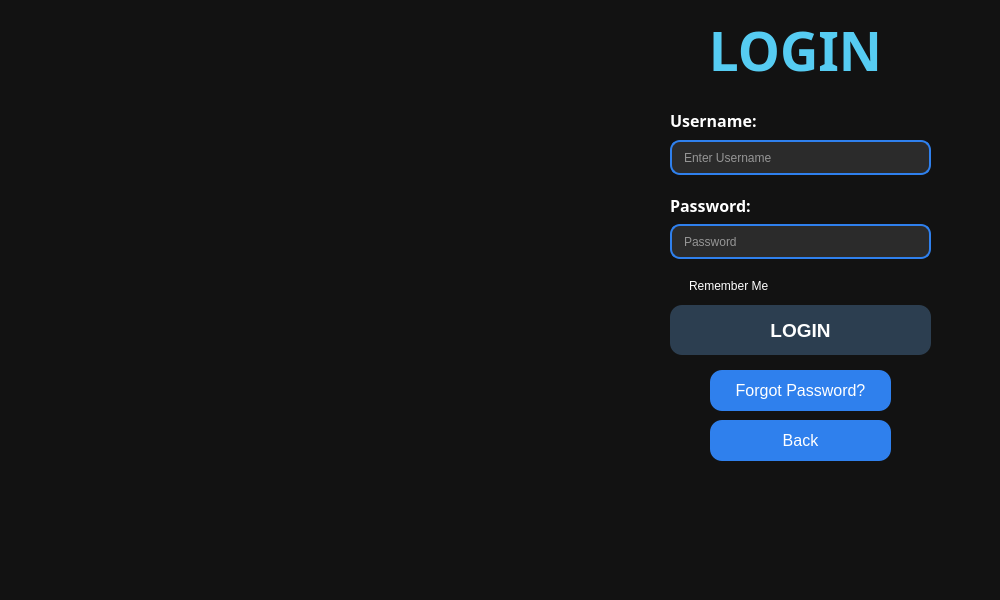
<?xml version="1.0" encoding="UTF-8"?>
<ui version="4.0">
 <class>LoginWindow</class>
 <widget class="QWidget" name="LoginWindow">
  <property name="geometry">
   <rect>
    <x>0</x>
    <y>0</y>
    <width>1000</width>
    <height>600</height>
   </rect>
  </property>
  <property name="minimumSize">
   <size>
    <width>0</width>
    <height>0</height>
   </size>
  </property>
  <property name="maximumSize">
   <size>
    <width>1000</width>
    <height>600</height>
   </size>
  </property>
  <property name="windowTitle">
   <string>Form</string>
  </property>
  <property name="styleSheet">
   <string notr="true">background-color:#121212;</string>
  </property>
  <widget class="QLabel" name="loginTitleLabel">
   <property name="geometry">
    <rect>
     <x>210</x>
     <y>-20</y>
     <width>1171</width>
     <height>141</height>
    </rect>
   </property>
   <property name="font">
    <font>
     <family>Sitka Text</family>
     <pointsize>40</pointsize>
     <bold>true</bold>
    </font>
   </property>
   <property name="styleSheet">
    <string notr="true">color:#56CCF2;
background:transparent;</string>
   </property>
   <property name="text">
    <string>LOGIN</string>
   </property>
   <property name="alignment">
    <set>Qt::AlignmentFlag::AlignCenter</set>
   </property>
  </widget>
  <widget class="QPushButton" name="loginButton">
   <property name="geometry">
    <rect>
     <x>670</x>
     <y>305</y>
     <width>261</width>
     <height>50</height>
    </rect>
   </property>
   <property name="maximumSize">
    <size>
     <width>600</width>
     <height>60</height>
    </size>
   </property>
   <property name="font">
    <font>
     <family>Segoe UI</family>
     <pointsize>14</pointsize>
     <italic>false</italic>
     <bold>true</bold>
    </font>
   </property>
   <property name="styleSheet">
    <string notr="true">QPushButton{

background:#2C3E50;

color:white;

border:none;

border-radius:12px;

min-height:50px;

font-size:14pt;

font-weight:bold;

}

QPushButton:hover{

background:#3A86FF;

}

QPushButton:pressed{

background:#2563EB;

}</string>
   </property>
   <property name="text">
    <string>LOGIN</string>
   </property>
   <property name="iconSize">
    <size>
     <width>10</width>
     <height>20</height>
    </size>
   </property>
  </widget>
  <widget class="QPushButton" name="backButton">
   <property name="geometry">
    <rect>
     <x>710</x>
     <y>420</y>
     <width>181</width>
     <height>41</height>
    </rect>
   </property>
   <property name="font">
    <font>
     <family>Segoe UI</family>
     <pointsize>12</pointsize>
     <italic>false</italic>
     <bold>false</bold>
    </font>
   </property>
   <property name="styleSheet">
    <string notr="true">QPushButton{

background:#2F80ED;

color:white;

border-radius:12px;

font:12pt &quot;Segoe UI&quot;;

}

QPushButton:hover{

background:#56CCF2;

}</string>
   </property>
   <property name="text">
    <string>Back</string>
   </property>
  </widget>
  <widget class="QPushButton" name="forgotPasswordButton">
   <property name="geometry">
    <rect>
     <x>710</x>
     <y>370</y>
     <width>181</width>
     <height>41</height>
    </rect>
   </property>
   <property name="font">
    <font>
     <family>Segoe UI</family>
     <pointsize>12</pointsize>
     <italic>false</italic>
     <bold>false</bold>
    </font>
   </property>
   <property name="styleSheet">
    <string notr="true">QPushButton{

background:#2F80ED;

color:white;

border-radius:12px;

font:12pt &quot;Segoe UI&quot;;

}

QPushButton:hover{

background:#56CCF2;

}</string>
   </property>
   <property name="text">
    <string>Forgot Password?</string>
   </property>
  </widget>
  <widget class="QLineEdit" name="passwordEdit">
   <property name="geometry">
    <rect>
     <x>670</x>
     <y>224</y>
     <width>261</width>
     <height>35</height>
    </rect>
   </property>
   <property name="maximumSize">
    <size>
     <width>16777215</width>
     <height>200</height>
    </size>
   </property>
   <property name="styleSheet">
    <string notr="true">QLineEdit{

background:#2B2B2B;

border:2px solid #2F80ED;

border-radius:10px;

padding-left:10px;

color:white;

font:12pt &quot;Segoe UI&quot;;

}</string>
   </property>
   <property name="text">
    <string/>
   </property>
   <property name="echoMode">
    <enum>QLineEdit::EchoMode::Password</enum>
   </property>
   <property name="placeholderText">
    <string>Password</string>
   </property>
  </widget>
  <widget class="QCheckBox" name="rememberCheckBox">
   <property name="geometry">
    <rect>
     <x>670</x>
     <y>260</y>
     <width>125</width>
     <height>51</height>
    </rect>
   </property>
   <property name="maximumSize">
    <size>
     <width>16777215</width>
     <height>200</height>
    </size>
   </property>
   <property name="styleSheet">
    <string notr="true">color:white;
background:transparent;</string>
   </property>
   <property name="text">
    <string>Remember Me</string>
   </property>
  </widget>
  <widget class="QLabel" name="usernameLabel">
   <property name="geometry">
    <rect>
     <x>670</x>
     <y>105</y>
     <width>121</width>
     <height>31</height>
    </rect>
   </property>
   <property name="font">
    <font>
     <family>Sitka Text</family>
     <pointsize>12</pointsize>
     <bold>true</bold>
    </font>
   </property>
   <property name="styleSheet">
    <string notr="true">color:white;
background:transparent;</string>
   </property>
   <property name="text">
    <string>Username:</string>
   </property>
  </widget>
  <widget class="QLabel" name="passwordLabel">
   <property name="geometry">
    <rect>
     <x>670</x>
     <y>190</y>
     <width>121</width>
     <height>31</height>
    </rect>
   </property>
   <property name="font">
    <font>
     <family>Sitka Text</family>
     <pointsize>12</pointsize>
     <bold>true</bold>
    </font>
   </property>
   <property name="styleSheet">
    <string notr="true">color:white;
background:transparent;</string>
   </property>
   <property name="text">
    <string>Password:</string>
   </property>
  </widget>
  <widget class="QLineEdit" name="usernameEdit">
   <property name="geometry">
    <rect>
     <x>670</x>
     <y>140</y>
     <width>261</width>
     <height>35</height>
    </rect>
   </property>
   <property name="maximumSize">
    <size>
     <width>16777215</width>
     <height>200</height>
    </size>
   </property>
   <property name="styleSheet">
    <string notr="true">QLineEdit{

background:#2B2B2B;

border:2px solid #2F80ED;

border-radius:10px;

padding-left:10px;

color:white;

font:12pt &quot;Segoe UI&quot;;

}</string>
   </property>
   <property name="text">
    <string/>
   </property>
   <property name="placeholderText">
    <string>Enter Username</string>
   </property>
  </widget>
  <zorder>rememberCheckBox</zorder>
  <zorder>loginTitleLabel</zorder>
  <zorder>loginButton</zorder>
  <zorder>backButton</zorder>
  <zorder>forgotPasswordButton</zorder>
  <zorder>passwordEdit</zorder>
  <zorder>usernameLabel</zorder>
  <zorder>passwordLabel</zorder>
  <zorder>usernameEdit</zorder>
 </widget>
 <resources/>
 <connections/>
</ui>
